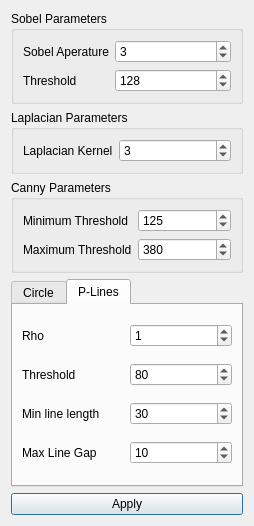
<?xml version="1.0" encoding="UTF-8"?>
<ui version="4.0">
 <class>contoursUI</class>
 <widget class="QDialog" name="contoursUI">
  <property name="geometry">
   <rect>
    <x>0</x>
    <y>0</y>
    <width>254</width>
    <height>526</height>
   </rect>
  </property>
  <property name="windowTitle">
   <string>Contour settings</string>
  </property>
  <layout class="QGridLayout" name="gridLayout">
   <item row="0" column="0">
    <widget class="QGroupBox" name="groupBox_2">
     <property name="title">
      <string>Sobel Parameters</string>
     </property>
     <layout class="QFormLayout" name="formLayout">
      <property name="fieldGrowthPolicy">
       <enum>QFormLayout::AllNonFixedFieldsGrow</enum>
      </property>
      <item row="0" column="0">
       <widget class="QLabel" name="label">
        <property name="text">
         <string>Sobel Aperature</string>
        </property>
       </widget>
      </item>
      <item row="0" column="1">
       <widget class="QSpinBox" name="spinSobelApt">
        <property name="value">
         <number>3</number>
        </property>
       </widget>
      </item>
      <item row="1" column="0">
       <widget class="QLabel" name="label_5">
        <property name="text">
         <string>Threshold</string>
        </property>
       </widget>
      </item>
      <item row="1" column="1">
       <widget class="QSpinBox" name="spinSobelThresh">
        <property name="maximum">
         <number>255</number>
        </property>
        <property name="value">
         <number>128</number>
        </property>
       </widget>
      </item>
     </layout>
    </widget>
   </item>
   <item row="1" column="0">
    <widget class="QGroupBox" name="groupBox_3">
     <property name="title">
      <string>Laplacian Parameters</string>
     </property>
     <layout class="QFormLayout" name="formLayout_2">
      <property name="fieldGrowthPolicy">
       <enum>QFormLayout::AllNonFixedFieldsGrow</enum>
      </property>
      <item row="0" column="0">
       <widget class="QLabel" name="label_2">
        <property name="text">
         <string>Laplacian Kernel</string>
        </property>
       </widget>
      </item>
      <item row="0" column="1">
       <widget class="QSpinBox" name="spinLapKSize">
        <property name="sizePolicy">
         <sizepolicy hsizetype="Minimum" vsizetype="Fixed">
          <horstretch>0</horstretch>
          <verstretch>4</verstretch>
         </sizepolicy>
        </property>
        <property name="value">
         <number>3</number>
        </property>
       </widget>
      </item>
     </layout>
    </widget>
   </item>
   <item row="2" column="0">
    <widget class="QGroupBox" name="groupBox">
     <property name="title">
      <string>Canny Parameters</string>
     </property>
     <layout class="QFormLayout" name="formLayout_3">
      <property name="fieldGrowthPolicy">
       <enum>QFormLayout::AllNonFixedFieldsGrow</enum>
      </property>
      <item row="0" column="0">
       <widget class="QLabel" name="label_3">
        <property name="text">
         <string>Minimum Threshold</string>
        </property>
       </widget>
      </item>
      <item row="0" column="1">
       <widget class="QSpinBox" name="spinCannyMin">
        <property name="maximum">
         <number>500</number>
        </property>
        <property name="value">
         <number>125</number>
        </property>
       </widget>
      </item>
      <item row="1" column="0">
       <widget class="QLabel" name="label_4">
        <property name="text">
         <string>Maximum Threshold</string>
        </property>
       </widget>
      </item>
      <item row="1" column="1">
       <widget class="QSpinBox" name="spinCannyMax">
        <property name="maximum">
         <number>1000</number>
        </property>
        <property name="value">
         <number>380</number>
        </property>
       </widget>
      </item>
     </layout>
    </widget>
   </item>
   <item row="3" column="0">
    <widget class="QTabWidget" name="Circle">
     <property name="currentIndex">
      <number>1</number>
     </property>
     <widget class="QWidget" name="tab">
      <attribute name="title">
       <string>Circle</string>
      </attribute>
      <widget class="QGroupBox" name="groupBox_4">
       <property name="geometry">
        <rect>
         <x>0</x>
         <y>0</y>
         <width>227</width>
         <height>162</height>
        </rect>
       </property>
       <property name="title">
        <string>Hough Parameters</string>
       </property>
       <layout class="QFormLayout" name="formLayout_4">
        <item row="0" column="0">
         <widget class="QLabel" name="label_6">
          <property name="text">
           <string>Min votes</string>
          </property>
         </widget>
        </item>
        <item row="0" column="1">
         <widget class="QSpinBox" name="spinVotes">
          <property name="maximum">
           <number>1000</number>
          </property>
          <property name="value">
           <number>100</number>
          </property>
         </widget>
        </item>
        <item row="1" column="0">
         <widget class="QLabel" name="label_7">
          <property name="text">
           <string>Min Radius</string>
          </property>
         </widget>
        </item>
        <item row="1" column="1">
         <widget class="QSpinBox" name="spinMinRad">
          <property name="maximum">
           <number>1000</number>
          </property>
          <property name="value">
           <number>100</number>
          </property>
         </widget>
        </item>
        <item row="2" column="0">
         <widget class="QLabel" name="label_8">
          <property name="text">
           <string>Max Radius</string>
          </property>
         </widget>
        </item>
        <item row="2" column="1">
         <widget class="QSpinBox" name="spinMaxRad">
          <property name="maximum">
           <number>1000</number>
          </property>
          <property name="value">
           <number>300</number>
          </property>
         </widget>
        </item>
        <item row="3" column="0">
         <widget class="QLabel" name="label_9">
          <property name="text">
           <string>Min Circle Distance</string>
          </property>
         </widget>
        </item>
        <item row="3" column="1">
         <widget class="QSpinBox" name="spinCircDist">
          <property name="maximum">
           <number>1000</number>
          </property>
          <property name="value">
           <number>200</number>
          </property>
         </widget>
        </item>
       </layout>
      </widget>
     </widget>
     <widget class="QWidget" name="tab_2">
      <attribute name="title">
       <string>P-Lines</string>
      </attribute>
      <layout class="QGridLayout" name="gridLayout_3">
       <item row="0" column="0">
        <widget class="QLabel" name="label_10">
         <property name="text">
          <string>Rho</string>
         </property>
        </widget>
       </item>
       <item row="0" column="1">
        <widget class="QSpinBox" name="spinrho">
         <property name="value">
          <number>1</number>
         </property>
        </widget>
       </item>
       <item row="1" column="0">
        <widget class="QLabel" name="label_11">
         <property name="text">
          <string>Threshold</string>
         </property>
        </widget>
       </item>
       <item row="1" column="1">
        <widget class="QSpinBox" name="spinthresh">
         <property name="maximum">
          <number>255</number>
         </property>
         <property name="value">
          <number>80</number>
         </property>
        </widget>
       </item>
       <item row="2" column="0">
        <widget class="QLabel" name="label_12">
         <property name="text">
          <string>Min line length</string>
         </property>
        </widget>
       </item>
       <item row="2" column="1">
        <widget class="QSpinBox" name="spinmin">
         <property name="value">
          <number>30</number>
         </property>
        </widget>
       </item>
       <item row="3" column="0">
        <widget class="QLabel" name="label_13">
         <property name="text">
          <string>Max Line Gap</string>
         </property>
        </widget>
       </item>
       <item row="3" column="1">
        <widget class="QSpinBox" name="spinmax">
         <property name="value">
          <number>10</number>
         </property>
        </widget>
       </item>
      </layout>
     </widget>
    </widget>
   </item>
   <item row="4" column="0">
    <widget class="QPushButton" name="pushButton">
     <property name="text">
      <string>Apply</string>
     </property>
    </widget>
   </item>
  </layout>
 </widget>
 <resources/>
 <connections/>
</ui>
